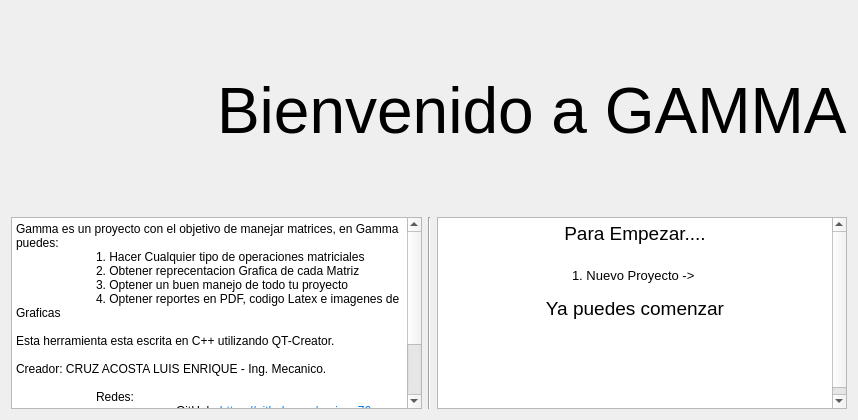
        <widget class="QWidget" name="page_3">
         <layout class="QGridLayout" name="gridLayout_10">
          <item row="0" column="0">
           <layout class="QVBoxLayout" name="verticalLayout_2">
            <item>
             <layout class="QHBoxLayout" name="horizontalLayout_6">
              <item>
               <widget class="QLabel" name="label_9">
                <property name="minimumSize">
                 <size>
                  <width>200</width>
                  <height>200</height>
                 </size>
                </property>
                <property name="maximumSize">
                 <size>
                  <width>200</width>
                  <height>200</height>
                 </size>
                </property>
                <property name="styleSheet">
                 <string notr="true">border-image: url(:/new/prefix1/iconos/matriz.png);</string>
                </property>
                <property name="text">
                 <string/>
                </property>
               </widget>
              </item>
              <item alignment="Qt::AlignHCenter">
               <widget class="QLabel" name="label_6">
                <property name="font">
                 <font>
                  <pointsize>48</pointsize>
                 </font>
                </property>
                <property name="text">
                 <string>Bienvenido a GAMMA</string>
                </property>
               </widget>
              </item>
             </layout>
            </item>
            <item>
             <layout class="QHBoxLayout" name="horizontalLayout_7">
              <item>
               <widget class="QTextEdit" name="textEdit">
                <property name="readOnly">
                 <bool>true</bool>
                </property>
                <property name="html">
                 <string>&lt;!DOCTYPE HTML PUBLIC &quot;-//W3C//DTD HTML 4.0//EN&quot; &quot;http://www.w3.org/TR/REC-html40/strict.dtd&quot;&gt;
&lt;html&gt;&lt;head&gt;&lt;meta name=&quot;qrichtext&quot; content=&quot;1&quot; /&gt;&lt;meta charset=&quot;utf-8&quot; /&gt;&lt;style type=&quot;text/css&quot;&gt;
p, li { white-space: pre-wrap; }
hr { height: 1px; border-width: 0; }
&lt;/style&gt;&lt;/head&gt;&lt;body style=&quot; font-family:'Segoe UI'; font-size:9pt; font-weight:400; font-style:normal;&quot;&gt;
&lt;p style=&quot; margin-top:0px; margin-bottom:0px; margin-left:0px; margin-right:0px; -qt-block-indent:0; text-indent:0px;&quot;&gt;Gamma es un proyecto con el objetivo de manejar matrices, en Gamma puedes:&lt;/p&gt;
&lt;p style=&quot; margin-top:0px; margin-bottom:0px; margin-left:0px; margin-right:0px; -qt-block-indent:0; text-indent:0px;&quot;&gt;	1. Hacer Cualquier tipo de operaciones matriciales &lt;/p&gt;
&lt;p style=&quot; margin-top:0px; margin-bottom:0px; margin-left:0px; margin-right:0px; -qt-block-indent:0; text-indent:0px;&quot;&gt;	2. Obtener reprecentacion Grafica de cada Matriz &lt;/p&gt;
&lt;p style=&quot; margin-top:0px; margin-bottom:0px; margin-left:0px; margin-right:0px; -qt-block-indent:0; text-indent:0px;&quot;&gt;	3. Optener un buen manejo de todo tu proyecto&lt;/p&gt;
&lt;p style=&quot; margin-top:0px; margin-bottom:0px; margin-left:0px; margin-right:0px; -qt-block-indent:0; text-indent:0px;&quot;&gt;	4. Optener reportes en PDF, codigo Latex e imagenes de Graficas &lt;/p&gt;
&lt;p style=&quot;-qt-paragraph-type:empty; margin-top:0px; margin-bottom:0px; margin-left:0px; margin-right:0px; -qt-block-indent:0; text-indent:0px;&quot;&gt;&lt;br /&gt;&lt;/p&gt;
&lt;p style=&quot; margin-top:0px; margin-bottom:0px; margin-left:0px; margin-right:0px; -qt-block-indent:0; text-indent:0px;&quot;&gt;Esta herramienta esta escrita en C++ utilizando QT-Creator.&lt;/p&gt;
&lt;p style=&quot;-qt-paragraph-type:empty; margin-top:0px; margin-bottom:0px; margin-left:0px; margin-right:0px; -qt-block-indent:0; text-indent:0px;&quot;&gt;&lt;br /&gt;&lt;/p&gt;
&lt;p style=&quot; margin-top:0px; margin-bottom:0px; margin-left:0px; margin-right:0px; -qt-block-indent:0; text-indent:0px;&quot;&gt;Creador: CRUZ ACOSTA LUIS ENRIQUE - Ing. Mecanico.&lt;/p&gt;
&lt;p style=&quot;-qt-paragraph-type:empty; margin-top:0px; margin-bottom:0px; margin-left:0px; margin-right:0px; -qt-block-indent:0; text-indent:0px;&quot;&gt;&lt;br /&gt;&lt;/p&gt;
&lt;p style=&quot; margin-top:0px; margin-bottom:0px; margin-left:0px; margin-right:0px; -qt-block-indent:0; text-indent:0px;&quot;&gt;	Redes: &lt;/p&gt;
&lt;p style=&quot; margin-top:0px; margin-bottom:0px; margin-left:0px; margin-right:0px; -qt-block-indent:0; text-indent:0px;&quot;&gt;		GitHub: &lt;a href=&quot;https://github.com/enrique76&quot;&gt;&lt;span style=&quot; text-decoration: underline; color:#007af4;&quot;&gt;https://github.com/enrique76&lt;/span&gt;&lt;/a&gt;&lt;/p&gt;
&lt;p style=&quot; margin-top:0px; margin-bottom:0px; margin-left:0px; margin-right:0px; -qt-block-indent:0; text-indent:0px;&quot;&gt;&lt;a href=&quot;https://github.com/enrique76&quot;&gt;&lt;span style=&quot; text-decoration: underline; color:#ffffff;&quot;&gt;		&lt;/span&gt;&lt;/a&gt;&lt;a href=&quot;https://github.com/enrique76&quot;&gt;&lt;span style=&quot; text-decoration: underline; color:#000000;&quot;&gt;YouTube: &lt;/span&gt;&lt;/a&gt;&lt;a href=&quot;https://www.youtube.com/channel/UCLuiLXC89Ji--gmacl6Zt3g&quot;&gt;&lt;span style=&quot; text-decoration: underline; color:#007af4;&quot;&gt;https://www.youtube.com/channel/UCLuiLXC89Ji--gmacl6Zt3g&lt;/span&gt;&lt;/a&gt;&lt;/p&gt;
&lt;p style=&quot; margin-top:0px; margin-bottom:0px; margin-left:0px; margin-right:0px; -qt-block-indent:0; text-indent:0px;&quot;&gt;&lt;a href=&quot;https://www.youtube.com/channel/UCLuiLXC89Ji--gmacl6Zt3g&quot;&gt;&lt;span style=&quot; text-decoration: underline; color:#ffffff;&quot;&gt;		&lt;/span&gt;&lt;/a&gt;&lt;a href=&quot;https://www.youtube.com/channel/UCLuiLXC89Ji--gmacl6Zt3g&quot;&gt;&lt;span style=&quot; text-decoration: underline; color:#000000;&quot;&gt;Instagram:&lt;/span&gt;&lt;/a&gt;&lt;a href=&quot;https://www.youtube.com/channel/UCLuiLXC89Ji--gmacl6Zt3g&quot;&gt;&lt;span style=&quot; text-decoration: underline; color:#ffffff;&quot;&gt; &lt;/span&gt;&lt;/a&gt;&lt;a href=&quot;https://www.instagram.com/luis_cruz_xd/&quot;&gt;&lt;span style=&quot; text-decoration: underline; color:#007af4;&quot;&gt;https://www.instagram.com/luis_cruz_xd/&lt;/span&gt;&lt;/a&gt;&lt;/p&gt;
&lt;p style=&quot; margin-top:0px; margin-bottom:0px; margin-left:0px; margin-right:0px; -qt-block-indent:0; text-indent:0px;&quot;&gt;&lt;a href=&quot;https://www.instagram.com/luis_cruz_xd/&quot;&gt;&lt;span style=&quot; text-decoration: underline; color:#ffffff;&quot;&gt;		&lt;/span&gt;&lt;/a&gt;&lt;a href=&quot;https://www.instagram.com/luis_cruz_xd/&quot;&gt;&lt;span style=&quot; text-decoration: underline; color:#000000;&quot;&gt;Gmail: kikecruz01@gmail.com&lt;/span&gt;&lt;/a&gt;&lt;/p&gt;&lt;/body&gt;&lt;/html&gt;</string>
                </property>
               </widget>
              </item>
              <item>
               <widget class="Line" name="line_14">
                <property name="orientation">
                 <enum>Qt::Vertical</enum>
                </property>
               </widget>
              </item>
              <item>
               <widget class="QTextEdit" name="textEdit_2">
                <property name="readOnly">
                 <bool>true</bool>
                </property>
                <property name="html">
                 <string>&lt;!DOCTYPE HTML PUBLIC &quot;-//W3C//DTD HTML 4.0//EN&quot; &quot;http://www.w3.org/TR/REC-html40/strict.dtd&quot;&gt;
&lt;html&gt;&lt;head&gt;&lt;meta name=&quot;qrichtext&quot; content=&quot;1&quot; /&gt;&lt;meta charset=&quot;utf-8&quot; /&gt;&lt;style type=&quot;text/css&quot;&gt;
p, li { white-space: pre-wrap; }
hr { height: 1px; border-width: 0; }
&lt;/style&gt;&lt;/head&gt;&lt;body style=&quot; font-family:'Segoe UI'; font-size:9pt; font-weight:400; font-style:normal;&quot;&gt;
&lt;p align=&quot;center&quot; style=&quot; margin-top:0px; margin-bottom:0px; margin-left:0px; margin-right:0px; -qt-block-indent:0; text-indent:0px;&quot;&gt;&lt;span style=&quot; font-size:14pt;&quot;&gt;Para Empezar....&lt;/span&gt;&lt;/p&gt;
&lt;p align=&quot;center&quot; style=&quot;-qt-paragraph-type:empty; margin-top:0px; margin-bottom:0px; margin-left:0px; margin-right:0px; -qt-block-indent:0; text-indent:0px; font-size:14pt;&quot;&gt;&lt;br /&gt;&lt;/p&gt;
&lt;p align=&quot;center&quot; style=&quot; margin-top:0px; margin-bottom:0px; margin-left:0px; margin-right:0px; -qt-block-indent:0; text-indent:0px;&quot;&gt;&lt;span style=&quot; font-size:10pt;&quot;&gt;1. Nuevo Proyecto -&amp;gt; &lt;/span&gt;&lt;img src=&quot;:/new/prefix1/iconos/agregar-carpeta.png&quot; width=&quot;40&quot; height=&quot;40&quot; /&gt;&lt;/p&gt;
&lt;p align=&quot;center&quot; style=&quot;-qt-paragraph-type:empty; margin-top:0px; margin-bottom:0px; margin-left:0px; margin-right:0px; -qt-block-indent:0; text-indent:0px;&quot;&gt;&lt;br /&gt;&lt;/p&gt;
&lt;p align=&quot;center&quot; style=&quot; margin-top:0px; margin-bottom:0px; margin-left:0px; margin-right:0px; -qt-block-indent:0; text-indent:0px;&quot;&gt;&lt;span style=&quot; font-size:14pt;&quot;&gt;Ya puedes comenzar&lt;/span&gt;&lt;/p&gt;
&lt;p align=&quot;center&quot; style=&quot;-qt-paragraph-type:empty; margin-top:0px; margin-bottom:0px; margin-left:0px; margin-right:0px; -qt-block-indent:0; text-indent:0px; font-size:14pt;&quot;&gt;&lt;br /&gt;&lt;/p&gt;
&lt;p align=&quot;center&quot; style=&quot;-qt-paragraph-type:empty; margin-top:0px; margin-bottom:0px; margin-left:0px; margin-right:0px; -qt-block-indent:0; text-indent:0px; font-size:14pt;&quot;&gt;&lt;br /&gt;&lt;/p&gt;
&lt;p align=&quot;center&quot; style=&quot;-qt-paragraph-type:empty; margin-top:0px; margin-bottom:0px; margin-left:0px; margin-right:0px; -qt-block-indent:0; text-indent:0px; font-size:14pt;&quot;&gt;&lt;br /&gt;&lt;/p&gt;
&lt;p align=&quot;center&quot; style=&quot;-qt-paragraph-type:empty; margin-top:0px; margin-bottom:0px; margin-left:0px; margin-right:0px; -qt-block-indent:0; text-indent:0px; font-size:14pt;&quot;&gt;&lt;br /&gt;&lt;/p&gt;&lt;/body&gt;&lt;/html&gt;</string>
                </property>
               </widget>
              </item>
             </layout>
            </item>
           </layout>
          </item>
         </layout>
        </widget>
